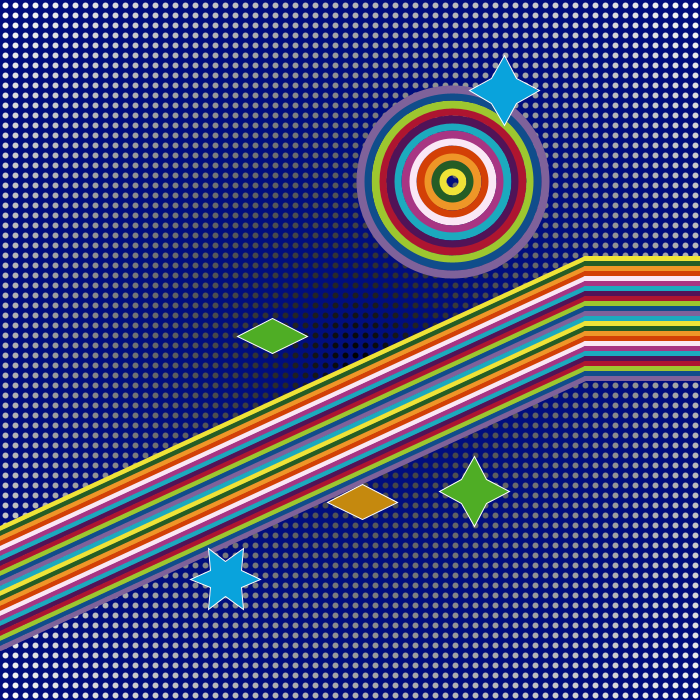
Frame 1 (no input)
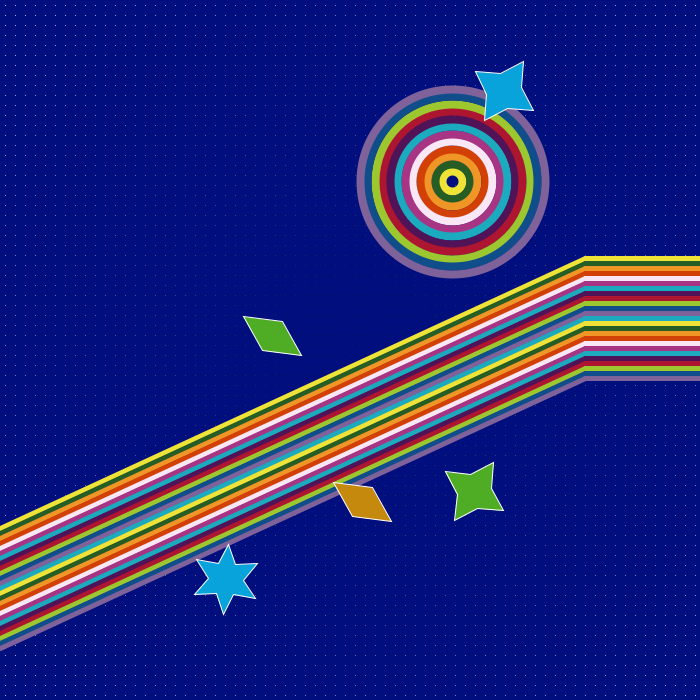
Frame 60 (the mouse pressed at the canvas centre just before this capture)
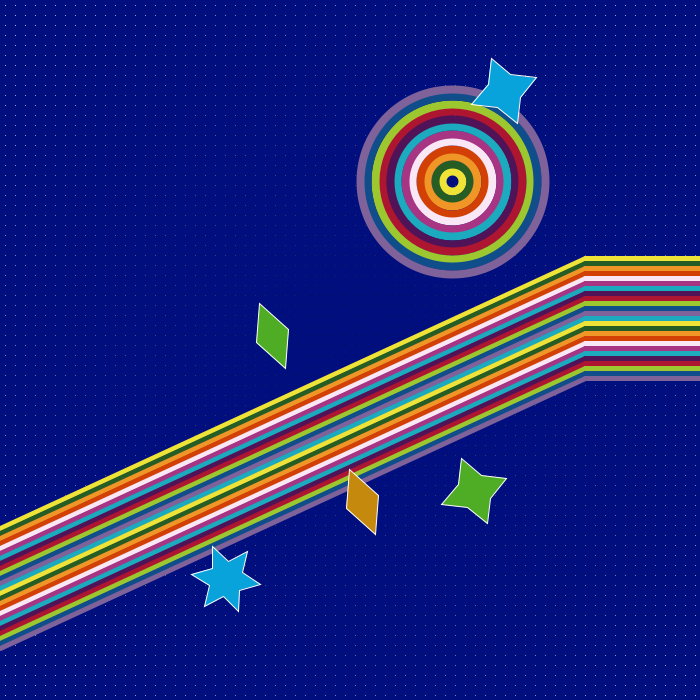
Frame 120 (the mouse held since frame 60 and released just before this capture)

The Processing sketch that drew these frames (run headless with seeded random() and noise(); from frame 60 on, the mouse is pressed at the canvas centre):

// Processing sketch: Vibrante
// ── Vibrante.pde
float extent = 100;
int corPosition = 0;
float[][] distances;
float maxDistance;
int spacer;

void setup() {
  size(700, 700);
  background(239, 227, 55);

  // Criar círculos e linhas
  float y1 = random(100, 600), y2 = random(100, 600);
  for (int o = 0; o < linhas.length; o++) {
    linhas[o] = new Line(y1 + (o * 5), y2 + (o * 5), corPosition % c.length);
    corPosition = (corPosition + 1) % c.length;
  }

  // Criar estrelas com pontas e posições aleatórias
  for (int p = 0; p < estrelas.length; p++) {
    // Gerar número de pontas aleatório e garantir que seja par
    float pontasAleatorias = floor(random(1, 4)) * 2; // Garante que o número seja par (multiplica por 2)
    // Posições aleatórias para cada estrela
    float xPosAleatorio = random(50, 650);
    float yPosAleatorio = random(50, 650);
    estrelas[p] = new Star(pontasAleatorias, xPosAleatorio, yPosAleatorio);
  }
  frameRate(30);
  maxDistance = dist(width/2, height/2, width, height);
  distances = new float[width][height];
  for (int y = 0; y < height; y++) {
    for (int x = 0; x < width; x++) {
      float distance = dist(width/2, height/2, x, y);
      distances[x][y] = distance/maxDistance * 255;
    }
  }
  spacer = 10;
  strokeWeight(6);
}

float centerX = random(0, 700); // Coordenada X central
float centerY = random(0, 700); // Coordenada Y central
float initialExtent = 20; // Diâmetro inicial
float extentIncrement = 15; // Incremento no tamanho de cada círculo
float stroSize = 8; // Espessura inicial do contorno

void draw() {
  background(#010E7D);
  for (int y = 0; y < height; y += spacer) {
    for (int x = 0; x < width; x += spacer) {
      stroke(distances[x][y]);
      point(x + spacer/2, y + spacer/2);
    }
  }
  for (int i = 0; i < circulo.length; i++) {
    circulo[i] = new Cir(centerX, centerY, initialExtent + i * extentIncrement, stroSize, i % c.length);
  }
  // Desenhar os círculos e linhas
  for (int i = 0; i < circulo.length; i++) {
    circulo[i].exibir();
  }

  for (int o = 0; o < 25; o++) {
    linhas[o].exibir();
    linhas[o].exibir2(o);
  }

  // Desenhar as estrelas
  for (int p = 0; p < estrelas.length; p++) {
    estrelas[p].star();
  }
}

Cir[] circulo = new Cir[12];
Line[] linhas = new Line[25];
Star[] estrelas = new Star[5];

// ── Figures.pde
class Star {
  float pontas;
  float xPos, yPos;
  float incremento = 0;
  color starColor;  // Variável para armazenar a cor da estrela

  // Construtor para passar a quantidade de pontas e a posição
  Star(float _pontas, float _xPos, float _yPos) {
    pontas = _pontas;
    xPos = _xPos;
    yPos = _yPos;

    // Seleciona uma cor aleatória para a estrela apenas uma vez no construtor
    float cor = random(0, 1);
    if (cor < 0.25) {
      starColor = color(79, 173, 37);  // Verde
    } else if (cor > 0.25 && cor < 0.5) {
      starColor = color(9, 163, 220);  // Azul
    } else if (cor > 0.5 && cor < 0.75) {
      starColor = color(233, 41, 31);  // Vermelho
    } else {
      starColor = color(197, 137, 14);  // Amarelo
    }
  }

  void star() {
    float re = 35, ri = 0.5 * re;
    int nbr = int(pontas * 2);  // Número de pontos (pontas * 2)

    float[] x = new float[nbr];
    float[] y = new float[nbr];

    // Aplica a cor da estrela
    fill(starColor);
  
    strokeWeight(1);  // Ajusta a espessura do traço das linhas
    stroke(255);  // Não desenha o contorno da estrela

    // Gera as coordenadas dos pontos da estrela
    for (int i = 0; i < nbr; i++) {
      float r = (i % 2 == 0) ? re : ri;
      x[i] = xPos + r * cos(incremento + radians(i * 360.0 / nbr));
      y[i] = yPos + r * sin(incremento + radians(i * 360.0 / nbr));
    }

    // Começa o desenho da estrela
    beginShape();
    for (int i = 0; i < nbr; i++) {
      vertex(x[i], y[i]);  // Define os vértices para o contorno da estrela
    }
    endShape(CLOSE);  // Fecha a forma da estrela

    // Aumenta o ângulo de incremento para criar a ilusão de rotação
    incremento += 0.01;
  }
  void circ(){

  }
}

// ── Lines.pde
color[] ca = {
  color(239, 227, 55), color(37, 93, 37), color(239, 150, 39),
  color(211, 64, 6), color(250, 231, 245), color(168, 53, 131),
  color(28, 170, 190), color(81, 19, 87), color(174, 21, 48),
  color(157, 199, 47), color(16, 77, 139), color(127, 98, 154),
  color(28, 170, 190)
};
float  r = random(300, 600);
float rr = r;
float y3 = random (100, 600);
float y4 = y3;
class Line {
  float y1, y2;
  float x, x2 ; // Nova variável para a posição x
  int cor;

  // Construtor da linha
  Line(float _y1, float _y2, int _cor) {
    y1 = _y1;
    y2 = _y2;
    cor = _cor;
    x = 500; // Começa na posição x = 500
  }

  void exibir() {
    float r = red(ca[cor]);
    float g = green(ca[cor]);
    float b = blue(ca[cor]);

    stroke(r, g, b);
    strokeWeight(5);

    // Desenhar a linha com x variável
    line(0, y1, rr, y2); // Desenha a linha da posição atual

    // Atualizar a posição x gradualmente
    if (x < 700) {
      x += 2; // Velocidade da "queda" para a direita
    }
  }
  float rrr = random(rr, 700);
  float rrrr = rrr;
  int i = 5;

  void exibir2(int index) {
    float r = red(ca[cor]);
    float g = green(ca[cor]);
    float b = blue(ca[cor]);
    float y4 = y2;


    stroke(r, g, b);
    strokeWeight(5);

    line(rr, y2, 700, y4);
  }
  // Função para atualizar y1 e y2, iniciando em uma nova posição
}

// ── circle.pde
color[] c = {
  color(239, 227, 55), color(37, 93, 37), color(239, 150, 39), 
  color(211, 64, 6), color(250, 231, 245), color(168, 53, 131), 
  color(28, 170, 190), color(81, 19, 87), color(174, 21, 48), 
  color(157, 199, 47), color(16, 77, 139), color(127, 98, 154), 
  color(28, 170, 190)
};

class Cir {
  float x, y, extent, stroSize;
  int cor;

  // Construtor
  Cir(float _x, float _y, float _extent, float _stroSize, int _cor) {
    x = _x; // Ponto central
    y = _y; // Ponto central
    extent = _extent; // Diâmetro do círculo
    stroSize = _stroSize; // Espessura do contorno
    cor = _cor; // Índice da cor
  }

  void exibir() {
    noFill();
    strokeWeight(stroSize);
    stroke(c[cor]); // Define a cor específica para este círculo
    circle(x, y, extent); // Desenha o círculo em torno do mesmo ponto
  }
}
